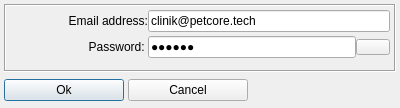
<?xml version="1.0" encoding="UTF-8"?>
<ui version="4.0">
 <class>TLoginDlg</class>
 <widget class="QDialog" name="TLoginDlg">
  <property name="geometry">
   <rect>
    <x>0</x>
    <y>0</y>
    <width>400</width>
    <height>108</height>
   </rect>
  </property>
  <property name="windowTitle">
   <string>Authorization</string>
  </property>
  <layout class="QVBoxLayout" name="mainLayout">
   <property name="spacing">
    <number>4</number>
   </property>
   <property name="leftMargin">
    <number>4</number>
   </property>
   <property name="topMargin">
    <number>4</number>
   </property>
   <property name="rightMargin">
    <number>4</number>
   </property>
   <property name="bottomMargin">
    <number>4</number>
   </property>
   <item>
    <widget class="QFrame" name="mainFrame">
     <property name="frameShape">
      <enum>QFrame::Shape::Box</enum>
     </property>
     <property name="frameShadow">
      <enum>QFrame::Shadow::Sunken</enum>
     </property>
     <layout class="QGridLayout" name="dataLaYOUT" rowstretch="0,0,1" columnstretch="2,3,0">
      <property name="leftMargin">
       <number>4</number>
      </property>
      <property name="topMargin">
       <number>4</number>
      </property>
      <property name="rightMargin">
       <number>4</number>
      </property>
      <property name="bottomMargin">
       <number>4</number>
      </property>
      <property name="horizontalSpacing">
       <number>0</number>
      </property>
      <property name="verticalSpacing">
       <number>4</number>
      </property>
      <item row="0" column="0">
       <widget class="QLabel" name="loginLbl">
        <property name="text">
         <string>Email address:</string>
        </property>
        <property name="alignment">
         <set>Qt::AlignmentFlag::AlignRight|Qt::AlignmentFlag::AlignTrailing|Qt::AlignmentFlag::AlignVCenter</set>
        </property>
       </widget>
      </item>
      <item row="0" column="1" colspan="2">
       <widget class="QLineEdit" name="loginEdit">
        <property name="text">
         <string>clinik@petcore.tech</string>
        </property>
        <property name="cursorPosition">
         <number>19</number>
        </property>
       </widget>
      </item>
      <item row="1" column="0">
       <widget class="QLabel" name="passwordLbl">
        <property name="text">
         <string>Password: </string>
        </property>
        <property name="alignment">
         <set>Qt::AlignmentFlag::AlignRight|Qt::AlignmentFlag::AlignTrailing|Qt::AlignmentFlag::AlignVCenter</set>
        </property>
       </widget>
      </item>
      <item row="1" column="1">
       <widget class="QLineEdit" name="passwordEdit">
        <property name="text">
         <string>zaqwsx</string>
        </property>
        <property name="echoMode">
         <enum>QLineEdit::EchoMode::Password</enum>
        </property>
       </widget>
      </item>
      <item row="1" column="2">
       <widget class="QPushButton" name="echoModeBtn">
        <property name="toolTip">
         <string>Show password</string>
        </property>
        <property name="accessibleName">
         <string comment="Segoe UI,9,-1,5,400,0,0,0,0,0,0,0,0,0,0,1"/>
        </property>
        <property name="styleSheet">
         <string notr="true">padding: 0px;</string>
        </property>
        <property name="icon">
         <iconset resource="../res/petcore.qrc">
          <normaloff>:/images/eye_on</normaloff>:/images/eye_on</iconset>
        </property>
        <property name="iconSize">
         <size>
          <width>22</width>
          <height>22</height>
         </size>
        </property>
        <property name="checkable">
         <bool>true</bool>
        </property>
       </widget>
      </item>
      <item row="2" column="1" colspan="2">
       <spacer name="loginSpacer">
        <property name="orientation">
         <enum>Qt::Orientation::Vertical</enum>
        </property>
        <property name="sizeHint" stdset="0">
         <size>
          <width>20</width>
          <height>0</height>
         </size>
        </property>
       </spacer>
      </item>
     </layout>
    </widget>
   </item>
   <item>
    <widget class="QFrame" name="buttonFrame">
     <property name="minimumSize">
      <size>
       <width>0</width>
       <height>28</height>
      </size>
     </property>
     <property name="maximumSize">
      <size>
       <width>16777215</width>
       <height>28</height>
      </size>
     </property>
     <layout class="QHBoxLayout" name="buttonLayout">
      <property name="spacing">
       <number>4</number>
      </property>
      <property name="leftMargin">
       <number>0</number>
      </property>
      <property name="topMargin">
       <number>0</number>
      </property>
      <property name="rightMargin">
       <number>0</number>
      </property>
      <property name="bottomMargin">
       <number>0</number>
      </property>
      <item>
       <widget class="QPushButton" name="okBtn">
        <property name="minimumSize">
         <size>
          <width>120</width>
          <height>0</height>
         </size>
        </property>
        <property name="text">
         <string>Ok</string>
        </property>
        <property name="icon">
         <iconset resource="../res/petcore.qrc">
          <normaloff>:/images/ok</normaloff>:/images/ok</iconset>
        </property>
        <property name="default">
         <bool>true</bool>
        </property>
       </widget>
      </item>
      <item>
       <widget class="QPushButton" name="cancelBtn">
        <property name="minimumSize">
         <size>
          <width>120</width>
          <height>0</height>
         </size>
        </property>
        <property name="text">
         <string>Cancel</string>
        </property>
        <property name="icon">
         <iconset resource="../res/petcore.qrc">
          <normaloff>:/images/cancel</normaloff>:/images/cancel</iconset>
        </property>
        <property name="autoDefault">
         <bool>false</bool>
        </property>
       </widget>
      </item>
      <item>
       <spacer name="buttonSpacer">
        <property name="orientation">
         <enum>Qt::Orientation::Horizontal</enum>
        </property>
        <property name="sizeHint" stdset="0">
         <size>
          <width>40</width>
          <height>20</height>
         </size>
        </property>
       </spacer>
      </item>
     </layout>
    </widget>
   </item>
  </layout>
 </widget>
 <tabstops>
  <tabstop>loginEdit</tabstop>
  <tabstop>passwordEdit</tabstop>
  <tabstop>echoModeBtn</tabstop>
  <tabstop>okBtn</tabstop>
  <tabstop>cancelBtn</tabstop>
 </tabstops>
 <resources>
  <include location="../res/petcore.qrc"/>
 </resources>
 <connections/>
</ui>
